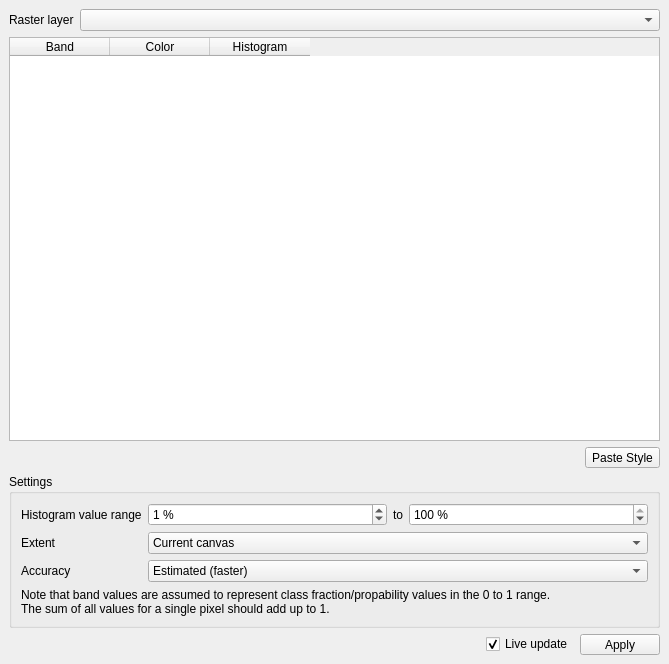
<?xml version="1.0" encoding="UTF-8"?>
<ui version="4.0">
 <class>MainWindow</class>
 <widget class="QMainWindow" name="MainWindow">
  <property name="geometry">
   <rect>
    <x>0</x>
    <y>0</y>
    <width>669</width>
    <height>664</height>
   </rect>
  </property>
  <property name="windowTitle">
   <string>Class Fraction/Probability Statistics and Rendering</string>
  </property>
  <widget class="QWidget" name="centralwidget">
   <layout class="QVBoxLayout" name="verticalLayout" stretch="0,0,0,1,0">
    <item>
     <layout class="QFormLayout" name="formLayout_2">
      <item row="0" column="0">
       <widget class="QLabel" name="label_4">
        <property name="sizePolicy">
         <sizepolicy hsizetype="Fixed" vsizetype="Preferred">
          <horstretch>0</horstretch>
          <verstretch>0</verstretch>
         </sizepolicy>
        </property>
        <property name="text">
         <string>Raster layer</string>
        </property>
       </widget>
      </item>
      <item row="0" column="1">
       <widget class="QgsMapLayerComboBox" name="mLayer">
        <property name="currentIndex">
         <number>-1</number>
        </property>
        <property name="allowEmptyLayer">
         <bool>true</bool>
        </property>
       </widget>
      </item>
     </layout>
    </item>
    <item>
     <widget class="QTableWidget" name="mTable">
      <property name="selectionMode">
       <enum>QAbstractItemView::SingleSelection</enum>
      </property>
      <property name="selectionBehavior">
       <enum>QAbstractItemView::SelectRows</enum>
      </property>
      <attribute name="horizontalHeaderStretchLastSection">
       <bool>false</bool>
      </attribute>
      <column>
       <property name="text">
        <string>Band</string>
       </property>
      </column>
      <column>
       <property name="text">
        <string>Color</string>
       </property>
      </column>
      <column>
       <property name="text">
        <string>Histogram</string>
       </property>
      </column>
     </widget>
    </item>
    <item>
     <layout class="QHBoxLayout" name="horizontalLayout">
      <item>
       <spacer name="horizontalSpacer_2">
        <property name="orientation">
         <enum>Qt::Horizontal</enum>
        </property>
        <property name="sizeHint" stdset="0">
         <size>
          <width>40</width>
          <height>20</height>
         </size>
        </property>
       </spacer>
      </item>
      <item>
       <widget class="QToolButton" name="mPasteStyle">
        <property name="sizePolicy">
         <sizepolicy hsizetype="Fixed" vsizetype="Fixed">
          <horstretch>0</horstretch>
          <verstretch>0</verstretch>
         </sizepolicy>
        </property>
        <property name="text">
         <string>Paste Style</string>
        </property>
       </widget>
      </item>
     </layout>
    </item>
    <item>
     <widget class="QgsCollapsibleGroupBox" name="mGroupBox">
      <property name="sizePolicy">
       <sizepolicy hsizetype="Preferred" vsizetype="Fixed">
        <horstretch>0</horstretch>
        <verstretch>0</verstretch>
       </sizepolicy>
      </property>
      <property name="title">
       <string>Settings</string>
      </property>
      <layout class="QVBoxLayout" name="verticalLayout_2">
       <item>
        <layout class="QFormLayout" name="formLayout_3">
         <item row="0" column="0">
          <widget class="QLabel" name="label_5">
           <property name="text">
            <string>Histogram value range</string>
           </property>
          </widget>
         </item>
         <item row="0" column="1">
          <layout class="QHBoxLayout" name="horizontalLayout_4">
           <item>
            <widget class="QSpinBox" name="mHistogramMinimum">
             <property name="suffix">
              <string> %</string>
             </property>
             <property name="prefix">
              <string/>
             </property>
             <property name="maximum">
              <number>50</number>
             </property>
             <property name="value">
              <number>1</number>
             </property>
            </widget>
           </item>
           <item>
            <widget class="QLabel" name="label_3">
             <property name="sizePolicy">
              <sizepolicy hsizetype="Fixed" vsizetype="Preferred">
               <horstretch>0</horstretch>
               <verstretch>0</verstretch>
              </sizepolicy>
             </property>
             <property name="text">
              <string>to</string>
             </property>
            </widget>
           </item>
           <item>
            <widget class="QSpinBox" name="mHistogramMaximum">
             <property name="suffix">
              <string> %</string>
             </property>
             <property name="minimum">
              <number>51</number>
             </property>
             <property name="maximum">
              <number>100</number>
             </property>
             <property name="value">
              <number>100</number>
             </property>
            </widget>
           </item>
          </layout>
         </item>
         <item row="1" column="0">
          <widget class="QLabel" name="label_34">
           <property name="sizePolicy">
            <sizepolicy hsizetype="Fixed" vsizetype="Preferred">
             <horstretch>0</horstretch>
             <verstretch>0</verstretch>
            </sizepolicy>
           </property>
           <property name="text">
            <string>Extent</string>
           </property>
          </widget>
         </item>
         <item row="1" column="1">
          <widget class="QComboBox" name="mExtent">
           <property name="toolTip">
            <string>The Statistics extent.</string>
           </property>
           <property name="currentIndex">
            <number>1</number>
           </property>
           <item>
            <property name="text">
             <string>Whole raster</string>
            </property>
           </item>
           <item>
            <property name="text">
             <string>Current canvas</string>
            </property>
           </item>
          </widget>
         </item>
         <item row="2" column="0">
          <widget class="QLabel" name="label_35">
           <property name="sizePolicy">
            <sizepolicy hsizetype="Fixed" vsizetype="Preferred">
             <horstretch>0</horstretch>
             <verstretch>0</verstretch>
            </sizepolicy>
           </property>
           <property name="text">
            <string>Accuracy</string>
           </property>
          </widget>
         </item>
         <item row="2" column="1">
          <widget class="QComboBox" name="mAccuracy">
           <property name="toolTip">
            <string>The calculation accuracy.</string>
           </property>
           <property name="currentIndex">
            <number>0</number>
           </property>
           <item>
            <property name="text">
             <string>Estimated (faster)</string>
            </property>
           </item>
           <item>
            <property name="text">
             <string>Actual (slower)</string>
            </property>
           </item>
          </widget>
         </item>
        </layout>
       </item>
       <item>
        <layout class="QHBoxLayout" name="horizontalLayout_3">
         <property name="topMargin">
          <number>0</number>
         </property>
         <item>
          <widget class="QLabel" name="label">
           <property name="text">
            <string>Note that band values are assumed to represent class fraction/propability values in the 0 to 1 range.
The sum of all values for a single pixel should add up to 1.</string>
           </property>
          </widget>
         </item>
        </layout>
       </item>
      </layout>
     </widget>
    </item>
    <item>
     <layout class="QHBoxLayout" name="horizontalLayout_2">
      <item>
       <spacer name="horizontalSpacer">
        <property name="orientation">
         <enum>Qt::Horizontal</enum>
        </property>
        <property name="sizeHint" stdset="0">
         <size>
          <width>40</width>
          <height>20</height>
         </size>
        </property>
       </spacer>
      </item>
      <item>
       <widget class="QCheckBox" name="mLiveUpdate">
        <property name="toolTip">
         <string>Whether to auto-apply styling.</string>
        </property>
        <property name="text">
         <string>Live update</string>
        </property>
        <property name="checked">
         <bool>true</bool>
        </property>
       </widget>
      </item>
      <item>
       <widget class="QToolButton" name="mApply">
        <property name="sizePolicy">
         <sizepolicy hsizetype="Fixed" vsizetype="Fixed">
          <horstretch>0</horstretch>
          <verstretch>0</verstretch>
         </sizepolicy>
        </property>
        <property name="minimumSize">
         <size>
          <width>80</width>
          <height>0</height>
         </size>
        </property>
        <property name="toolTip">
         <string>Apply style.</string>
        </property>
        <property name="text">
         <string>Apply</string>
        </property>
       </widget>
      </item>
     </layout>
    </item>
   </layout>
  </widget>
 </widget>
 <customwidgets>
  <customwidget>
   <class>QgsCollapsibleGroupBox</class>
   <extends>QGroupBox</extends>
   <header>qgscollapsiblegroupbox.h</header>
   <container>1</container>
  </customwidget>
  <customwidget>
   <class>QgsMapLayerComboBox</class>
   <extends>QComboBox</extends>
   <header>qgsmaplayercombobox.h</header>
  </customwidget>
 </customwidgets>
 <resources/>
 <connections/>
</ui>
